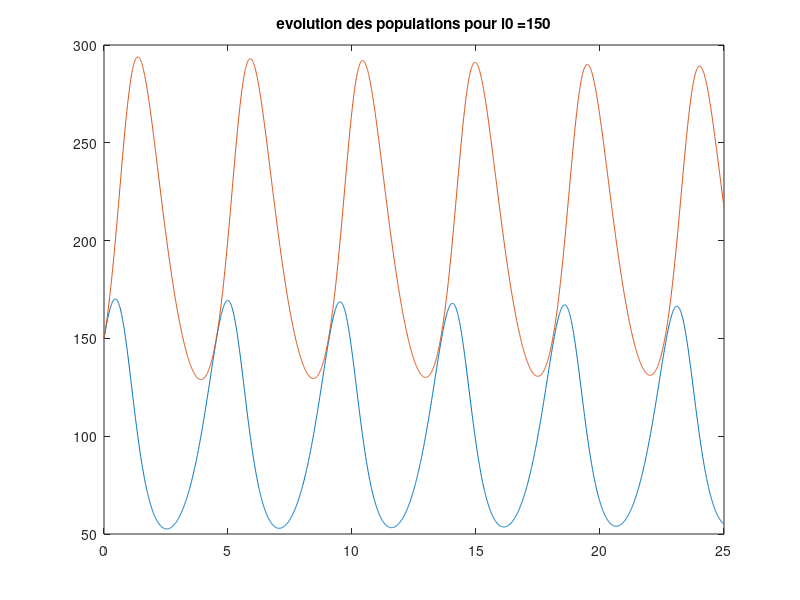
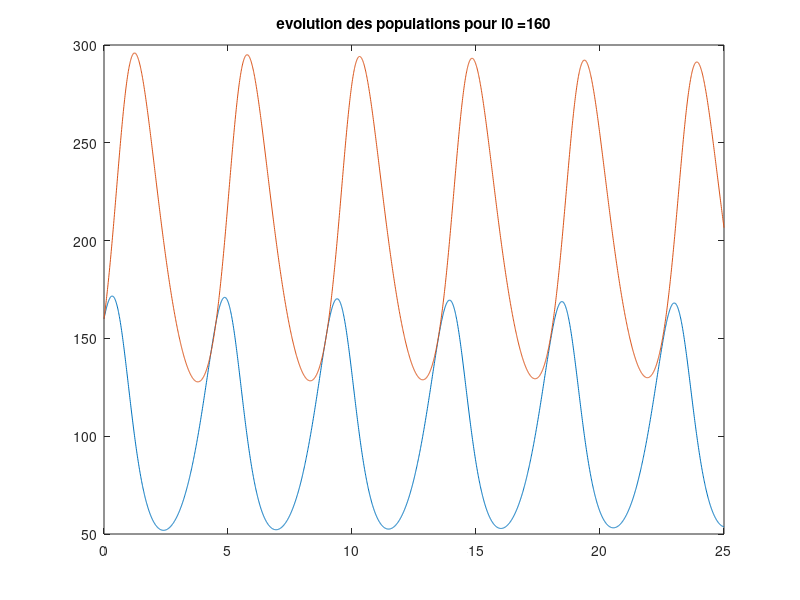
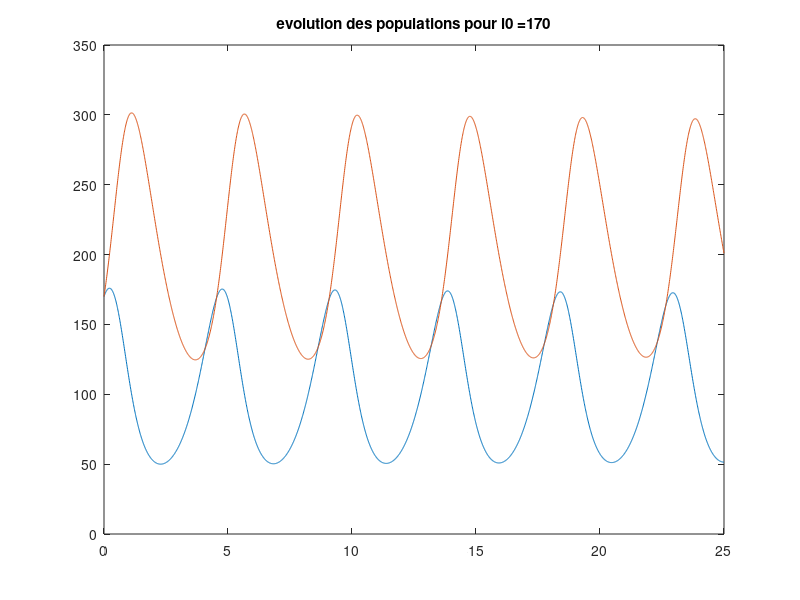
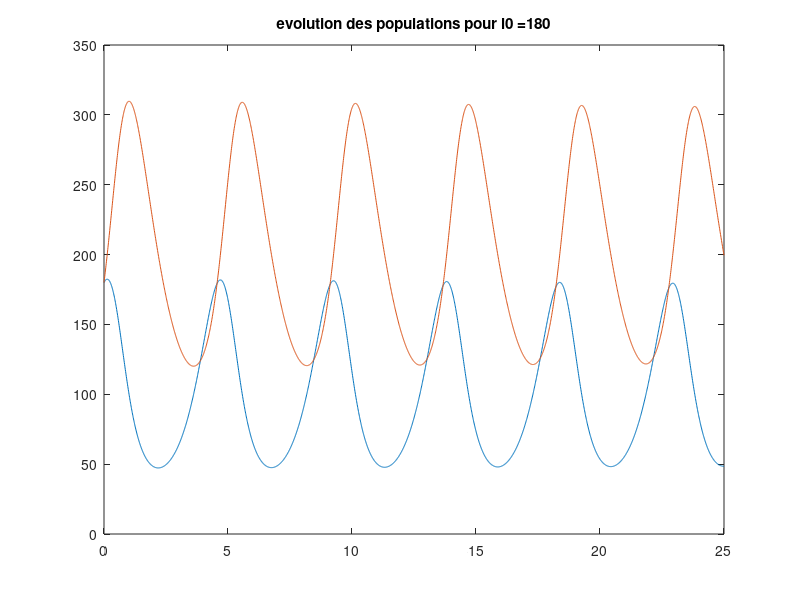

These figures' MATLAB source, in order:
clear all
close all
clc

a = 2;
b = 0.01;
c = 0.01;
d = 1;

l0 = 150:10:350;
r0 = l0;

tspan = [0:0.01:25];

for i=1:length(l0)
    
y0 = [l0(i) r0(i)];

[t,y] = ode23(@(t,y)[a*y(1)-b*y(1)*y(2); -d*y(2)+c*y(1)*y(2)],tspan,y0);

figure
plot(t,y(:,1),t,y(:,2)); title(strcat('evolution des populations pour l0 = ',num2str(l0(i))))
disp('Appuyez sur une touche pour continuer'); waitforbuttonpress; clc; close all

end
